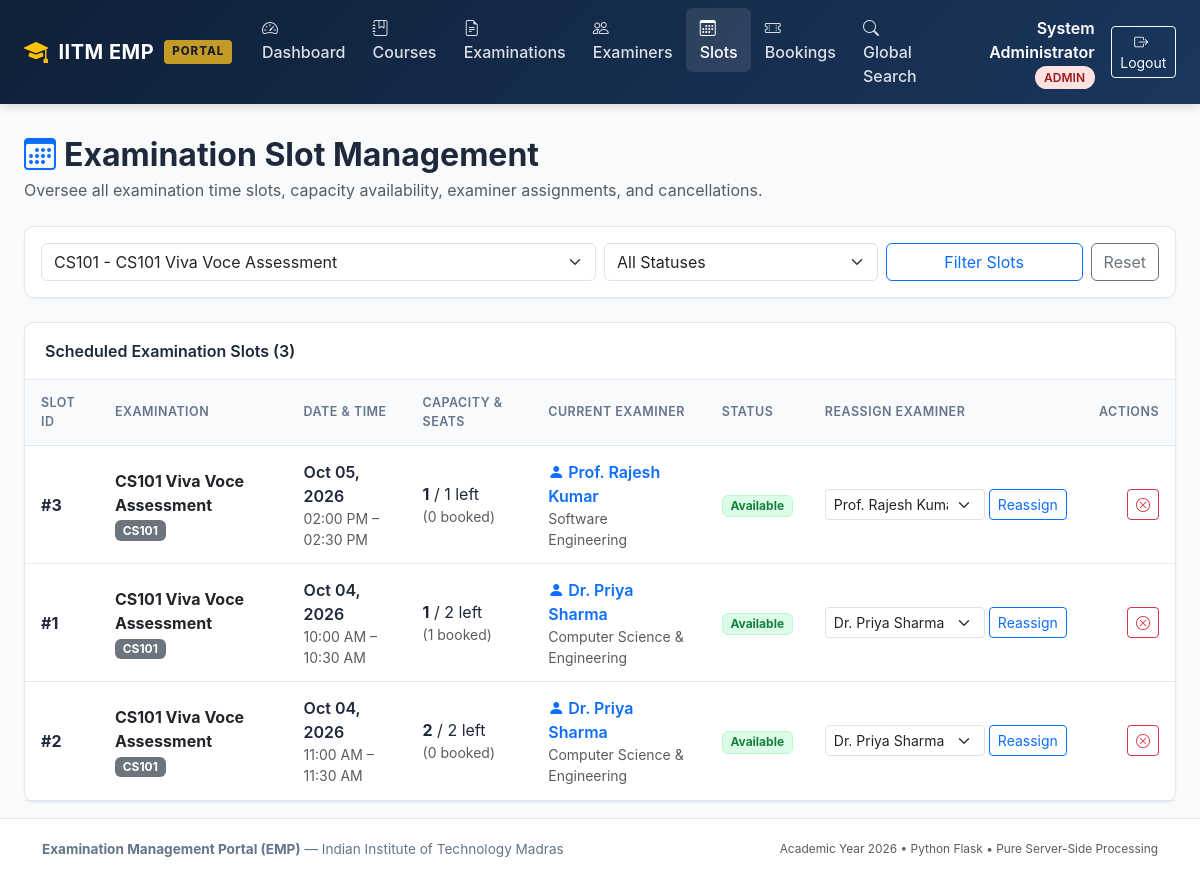
Page /admin/slots?exam_id=1 (signed in) on the earlier database version.
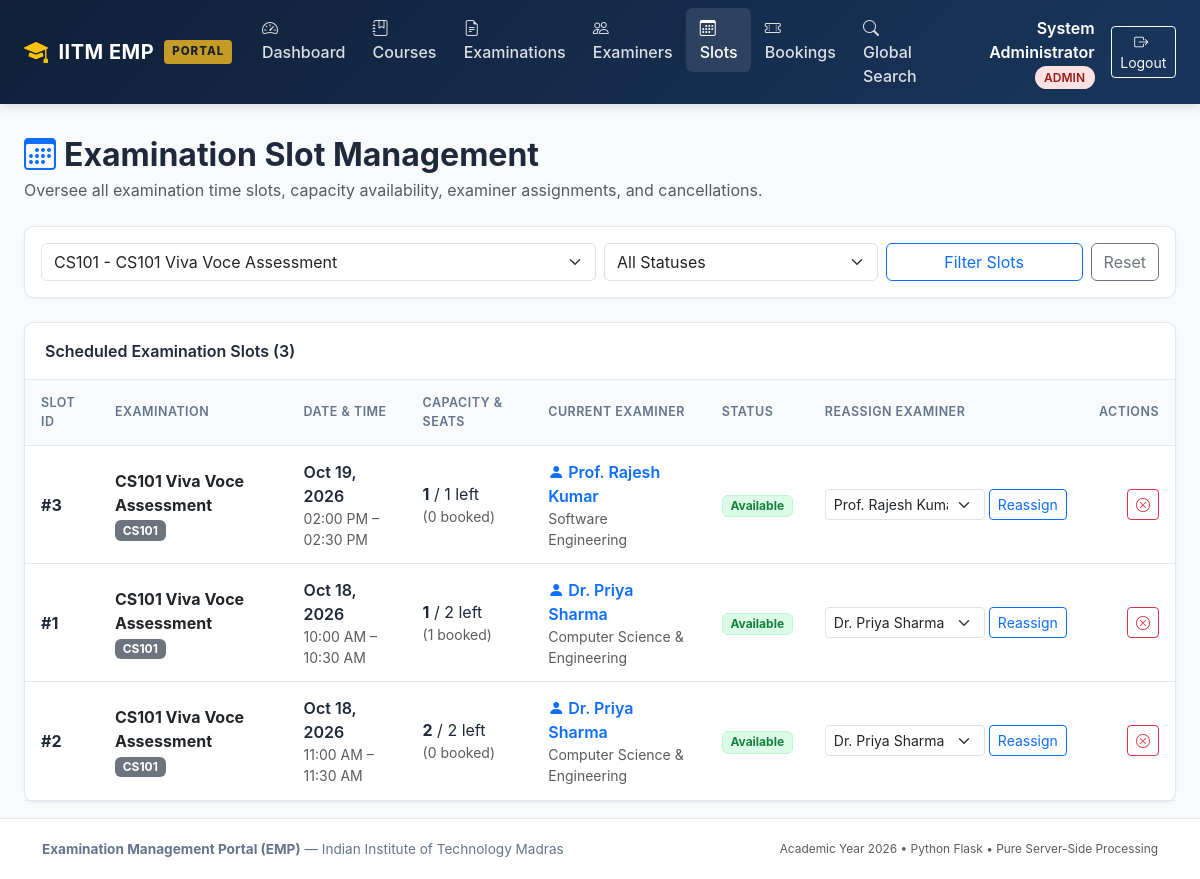
Same page on the later database version.
### models/slot.py (models this page shows, shortened)
class ExaminationSlot(db.Model):
    __tablename__ = 'examination_slots'
    slot_id = db.Column(db.Integer, primary_key=True, autoincrement=True)
    examination_id = db.Column(db.Integer, db.ForeignKey('examinations.exam_id', ondelete='CASCADE'), nullable=False)
    examiner_id = db.Column(db.Integer, db.ForeignKey('users.id', ondelete='CASCADE'), nullable=False)
    date = db.Column(db.Date, nullable=False)
    start_time = db.Column(db.Time, nullable=False)
    end_time = db.Column(db.Time, nullable=False)
    maximum_student_capacity = db.Column(db.Integer, nullable=False, default=1)
    available_seats = db.Column(db.Integer, nullable=False, default=1)
    status = db.Column(db.String(30), nullable=False, default='Available')
    examination = db.relationship('Examination', back_populates='slots')
    examiner = db.relationship('User', back_populates='slots', foreign_keys=[examiner_id])
    bookings = db.relationship('Booking', back_populates='slot', cascade='all, delete-orphan')

### models/examination.py (models this page shows, shortened)
class Examination(db.Model):
    __tablename__ = 'examinations'
    exam_id = db.Column(db.Integer, primary_key=True, autoincrement=True)
    course_id = db.Column(db.Integer, db.ForeignKey('courses.course_id', ondelete='CASCADE'), nullable=False)
    examination_name = db.Column(db.String(200), nullable=False)
    examination_type = db.Column(db.String(50), nullable=False)
    duration = db.Column(db.Integer, nullable=False, default=30)
    maximum_marks = db.Column(db.Float, nullable=False, default=100.0)
    slot_creation_start = db.Column(db.DateTime, nullable=False)
    slot_creation_end = db.Column(db.DateTime, nullable=False)
    slot_booking_start = db.Column(db.DateTime, nullable=False)
    slot_booking_end = db.Column(db.DateTime, nullable=False)
    status = db.Column(db.String(30), nullable=False, default='Draft')
    course = db.relationship('Course', back_populates='examinations')
    rubrics = db.relationship('Rubric', back_populates='examination', cascade='all, delete-orphan')
    slots = db.relationship('ExaminationSlot', back_populates='examination', cascade='all, delete-orphan')

### models/course.py (models this page shows, shortened)
class Course(db.Model):
    __tablename__ = 'courses'
    course_id = db.Column(db.Integer, primary_key=True, autoincrement=True)
    course_code = db.Column(db.String(50), unique=True, nullable=False, index=True)
    course_name = db.Column(db.String(200), nullable=False)
    description = db.Column(db.Text, nullable=True)
    status = db.Column(db.String(20), nullable=False, default='active')
    examinations = db.relationship('Examination', back_populates='course', cascade='all, delete-orphan')

### models/user.py (models this page shows, shortened)
class User(UserMixin, db.Model):
    __tablename__ = 'users'
    id = db.Column(db.Integer, primary_key=True, autoincrement=True)
    name = db.Column(db.String(150), nullable=False)
    email = db.Column(db.String(150), unique=True, nullable=False, index=True)
    password_hash = db.Column(db.String(256), nullable=False)
    role = db.Column(db.String(20), nullable=False)
    status = db.Column(db.String(20), nullable=False, default='active')
    created_at = db.Column(db.DateTime, default=datetime.now, nullable=False)
    examiner_profile = db.relationship('ExaminerProfile', back_populates='user', uselist=False, cascade='all, delete-orphan')
    slots = db.relationship('ExaminationSlot', back_populates='examiner', foreign_keys='ExaminationSlot.examiner_id', cascade='all, delete-orphan')
    bookings = db.relationship('Booking', back_populates='student', foreign_keys='Booking.student_id', cascade='all, delete-orphan')

class ExaminerProfile(db.Model):
    __tablename__ = 'examiner_profiles'
    examiner_id = db.Column(db.Integer, db.ForeignKey('users.id', ondelete='CASCADE'), primary_key=True)
    name = db.Column(db.String(150), nullable=False)
    contact_details = db.Column(db.String(150), nullable=True)
    department = db.Column(db.String(150), nullable=True)
    status = db.Column(db.String(20), nullable=False, default='pending')
    user = db.relationship('User', back_populates='examiner_profile')

### routes/admin.py (the view)
@admin_bp.route('/slots')
def slots():
    exam_id = request.args.get('exam_id')
    status_filter = request.args.get('status', '').strip()
    query = ExaminationSlot.query
    if exam_id:
        query = query.filter_by(examination_id=exam_id)
    if status_filter:
        query = query.filter_by(status=status_filter)
    slot_list = query.order_by(ExaminationSlot.date.desc(), ExaminationSlot.start_time.asc()).all()
    examinations = Examination.query.all()
    examiners = User.query.filter_by(role='examiner', status='active').all()
    return render_template('admin/slots.html', slots=slot_list, examinations=examinations, examiners=examiners, selected_exam_id=exam_id, status_filter=status_filter)

### routes/admin.py (called while the page is built)
@admin_bp.before_request
@login_required
@role_required('admin')
def check_admin():
    pass

### templates/admin/slots.html (shortened to what the changed rows need)
{% extends 'base.html' %}
{% block content %}
<div class="d-flex flex-column flex-md-row justify-content-between align-items-md-center mb-4 gap-2">
  <div>
    <h2 class="fw-bold mb-1"><i class="bi bi-calendar3 text-primary me-2"></i>Examination Slot Management</h2>
  </div>
</div>
<div class="emp-card">
  <div class="table-responsive">
    <table class="emp-table">
      <thead>
        <tr>
          <th>Slot ID</th>
          <th>Examination</th>
          <th>Date & Time</th>
          <th>Capacity & Seats</th>
          <th>Current Examiner</th>
          <th>Status</th>
          <th>Reassign Examiner</th>
          <th class="text-end">Actions</th>
        </tr>
      </thead>
      <tbody>
        {% for slot in slots %}
        <tr>
          <td class="fw-bold">#{{ slot.slot_id }}</td>
          <td>
            <div class="fw-bold text-dark">{{ slot.examination.examination_name }}</div>
            <span class="badge bg-secondary small">{{ slot.examination.course.course_code }}</span>
          </td>
          <td>
            <div class="fw-semibold">{{ slot.date | date_format }}</div>
            <div class="text-muted small">{{ slot.start_time | time_format }} &ndash; {{ slot.end_time | time_format }}</div>
          </td>
          <td>
            <span class="fw-bold fs-6">{{ slot.available_seats }}</span> / {{ slot.maximum_student_capacity }} left
            <div class="text-muted small">({{ slot.bookings|length }} booked)</div>
          </td>
          <td>
            <div class="fw-semibold text-primary"><i class="bi bi-person-fill me-1"></i>{{ slot.examiner.name }}</div>
            <div class="small text-muted">{{ slot.examiner.examiner_profile.department if slot.examiner.examiner_profile else '' }}</div>
          </td>
          <td>
            {% if slot.status == 'Available' %}
              <span class="badge badge-status-available">Available</span>
            {% elif slot.status == 'Full' %}
              <span class="badge badge-status-full">Full</span>
            {% elif slot.status == 'Cancelled' %}
              <span class="badge badge-status-cancelled">Cancelled</span>
            {% else %}
              <span class="badge badge-status-completed">Completed</span>
            {% endif %}
          </td>
          <td>
            <form method="POST" action="{{ url_for('admin.reassign_slot', slot_id=slot.slot_id) }}" class="d-flex gap-1 align-items-center">
              <select name="examiner_id" class="form-select form-select-sm" style="width: 160px;" required>
                {% for ex in examiners %}
                  <option value="{{ ex.id }}" {% if ex.id == slot.examiner_id %}selected{% endif %}>
                    {{ ex.name }}
                  </option>
                {% endfor %}
              </select>
              <button type="submit" class="btn btn-sm btn-outline-primary" title="Confirm Reassignment">Reassign</button>
            </form>
          </td>
          <td class="text-end">
            <div class="d-inline-flex gap-1">
              {% if slot.status != 'Cancelled' %}
                <form method="POST" action="{{ url_for('admin.cancel_slot', slot_id=slot.slot_id) }}" class="d-inline" onsubmit="return confirm('Cancel this slot? Any booked students will be impacted.');">
                  <button type="submit" class="btn btn-sm btn-outline-danger" title="Cancel Slot">
                    <i class="bi bi-x-circle"></i>
                  </button>
                </form>
              {% endif %}
            </div>
          </td>
        </tr>
        {% endfor %}
      </tbody>
    </table>
  </div>
</div>
{% endblock %}

Differences in the rows shown:
changed ExaminationSlot "02:00 PM": date "Oct 05, 2026" → "Oct 19, 2026"
changed ExaminationSlot "10:00 AM": date "Oct 04, 2026" → "Oct 18, 2026"
changed ExaminationSlot "11:00 AM": date "Oct 04, 2026" → "Oct 18, 2026"
